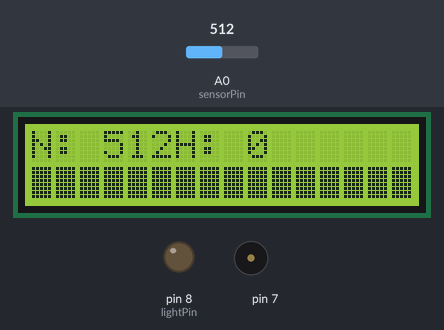
The sketch below on a simulated Arduino Uno, built with avr-gcc and run on an emulated ATmega328P. On the bench: 16×2 character LCD, output pins drawn as LEDs (lit = HIGH), buzzer (waves = sounding). Inputs (shaded band) come from the test bench; at power-on: A0 (sensorPin) = 512. What the sketch prints to the serial monitor is not drawn.

Above: at 0.22 s.
At 1.13 s:
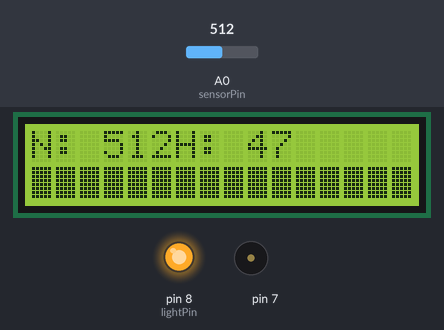
At 9.82 s:
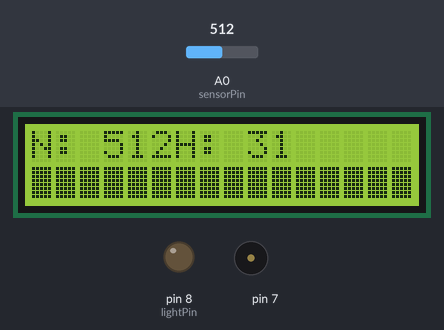
At 19.3 s:
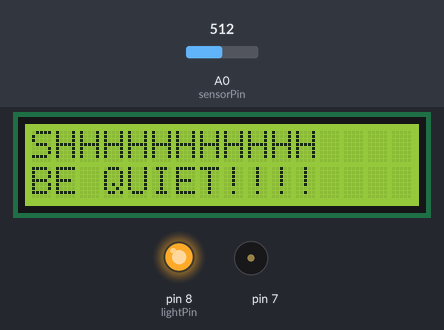
Timing chart, 0 to 20.8 s (numbered marks = the images above):
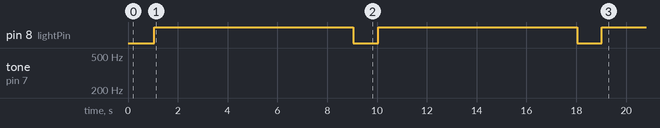

Measured:
- by itself, pin 8 (lightPin): alternates HIGH for 8.0 s and LOW for 0.99 s

The sketch:

SoundSensorTest.ino
```cpp
/*
   THIS CODE LISTENS TO VALUES FROM THE SOUND SENSOR
   AND THEN IMPLEMENTS THE FOLLOWING ALGORITHM FOR DETERMINING
   WHETHER THE NOISE LEVEL IS TOO HIGH:

   THRESHOLD VALUE FOR THE SOUND SENSOR IS WHEN IT IS TOO LOUD AT A GIVEN INSTANT
   COUNTER IS HOW MANY TIMES THE SOUND SENSOR VALUE EXCEEDS THE THRESHOLD IN THE GIVEN INTERVAL
   LEDTHRESHOLD IS THE THRESHOLD VALUE FOR COUNTER BEFORE THE LED LIGHTS UP

   THE LCD DISPLAYS THE SOUND SENSOR LEVEL AND THE COUNTER.
*/

#include <LiquidCrystal.h>

#include <Time.h>
#include <TimeLib.h>

#include <Time.h>

#define TIME_MSG_LEN  11   // time sync to PC is HEADER and unix time_t as ten ascii digits
#define TIME_HEADER  255   // Header tag for serial time sync message
LiquidCrystal lcd(12, 11, 5, 4, 3, 2);

const int sensorPin = A0;
const int lightPin = 8;
const int piezoPin = 8;

const int threshold = 40;
long counter = 0;
const int ledThreshold = 50;

unsigned long previousTime = 0;

long interval = 25000; //10 secs

/* Create the bytes for the sound bar boxes */
byte eight_line[8] = {
  B11111,
  B11111,
  B11111,
  B11111,
  B11111,
  B11111,
  B11111,
  B11111,
};

byte threshold_line[8] = {
  B00110,
  B00110,
  B00110,
  B00110,
  B00110,
  B00110,
  B00110,
  B00110,
};


void noiseBar(int sensorVal){
   // Place the threshold line on the 8th box on the 2nd row
   lcd.setCursor(10, 1);
   lcd.write(byte(1));


   sensorVal = max(0, min(sensorVal, 64));
   int numBoxes = sensorVal/4;
   for(int i = 0; i <= numBoxes; i++){
    lcd.setCursor(i, 1);
    lcd.write(byte(0));
   }
}


void setup() {
  // put your setup code here, to run once:
  Serial.begin(9600);
  lcd.begin(16, 2);
  pinMode(8, OUTPUT);
  lcd.createChar(0, eight_line);
  lcd.createChar(1, threshold_line);
}

void loop() {
  // put your main code here, to run repeatedly:
  listen();

/*if(weekday()==1&&weekday()==7)//If day of the week is Sunday(1) or Saturday(7)
  {
   if(hour()>0&&hour()<10)//Quiet hours are between 12 and 10
   {
    listen();
  }
   else
   {
      listen();
    }
  }
  else
  {
  if(hour()>=23||hour()<10)//Quiet hours are after 11pm or before 10am
   {
      listen();
    }
   else
   {
      listen();
    }
  }

 */
}

void listen()
{

  int sensorVal = analogRead(A0);
  Serial.println(sensorVal);
  // Normal Operations - N means the sensor value, H means the counter of high values
  lcd.clear();
  lcd.setCursor(0, 0);
  lcd.print("N: ");
  lcd.setCursor(3, 0);
  lcd.print(sensorVal);
  lcd.setCursor(6, 0);
  lcd.print("H: ");
  lcd.setCursor(9, 0);
  lcd.print(counter);
  noiseBar(sensorVal);
 // Increase the counter if the sensor value exceeds the sound threshold
  if (sensorVal > threshold) {
    counter++;
  }

  // The LED must light up for 8 seconds if
  // the sound level is exceeded for a given amount of time, in this case
  // when the counter exceeds 80.
  if (counter > ledThreshold) {
    //highNoise();
    unsigned long timeStart = millis();

    // Print a message telling people to be quiet
    lcd.clear();
    lcd.setCursor(0, 0);
    lcd.print("SHHHHHHHHHHH");
    lcd.setCursor(0, 1);
    lcd.print("BE QUIET!!!!");
    // Turn the LED on
    digitalWrite(8, HIGH);

    // Keep the message on the lcd screen and the led on for 15 seconds
    while (millis() - timeStart < 8000) {
      // play a tone to annoy people
      tone(7, 440, 5);

      // magical wait statement
      delay(5);
     }

     // After the current period is over, turn the LED off, and the tone will
     // automatically stop playing.
     digitalWrite(8, LOW);
     previousTime = millis();
     counter = 0;
  }


  // After each 25-second period of over, set the time comparator to the current time
  // and reset the high counter.
  if (millis() - previousTime > interval) {
    previousTime = millis();
    counter = 0;

  }
  delay(10);

}
```
